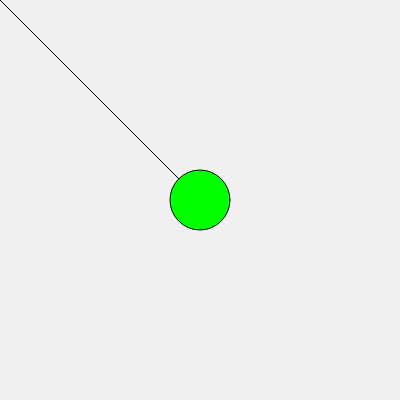
Frame 1 (no input)
Frame 60 (no input): identical to frame 1, image omitted
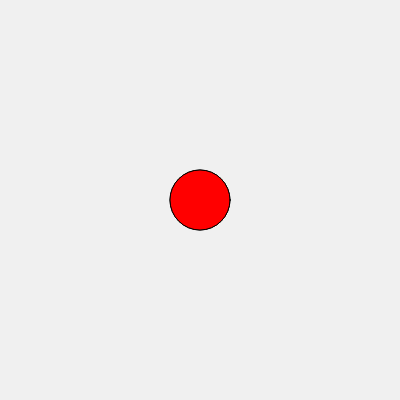
Frame 120 (the mouse pressed at the canvas centre since frame 60)

The p5.js sketch that drew these frames (run headless with seeded random() and noise() and a simulated clock; from frame 60 on, the mouse is pressed at the canvas centre):

// p5.js sketch
// ── sketch.js
let posiciones = [];
function setup() {
 createCanvas(400, 400);
}
function draw() {
 background(240);

   //2.
   line(200,200,mouseX,mouseY);

   //3.
   fill(0,255,0);
   circle(200,200,60);
   let d = dist(mouseX, mouseY, 200, 200);
   if(d<30){
      fill(255,0,0);
      circle(200,200,60);
   }
}
